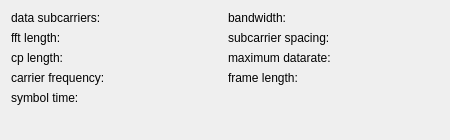
<?xml version="1.0" encoding="UTF-8"?>
<ui version="4.0">
 <class>widget_device_infoClass</class>
 <widget class="QWidget" name="widget_device_infoClass">
  <property name="geometry">
   <rect>
    <x>0</x>
    <y>0</y>
    <width>450</width>
    <height>140</height>
   </rect>
  </property>
  <property name="sizePolicy">
   <sizepolicy hsizetype="Preferred" vsizetype="Preferred">
    <horstretch>0</horstretch>
    <verstretch>0</verstretch>
   </sizepolicy>
  </property>
  <property name="minimumSize">
   <size>
    <width>450</width>
    <height>140</height>
   </size>
  </property>
  <property name="baseSize">
   <size>
    <width>450</width>
    <height>300</height>
   </size>
  </property>
  <property name="windowTitle">
   <string>Form</string>
  </property>
  <layout class="QHBoxLayout" name="horizontalLayout_2">
   <item>
    <layout class="QHBoxLayout" name="horizontalLayout">
     <item>
      <layout class="QFormLayout" name="formLayout">
       <item row="0" column="0">
        <widget class="QLabel" name="label_subcarriers">
         <property name="text">
          <string>data subcarriers:</string>
         </property>
        </widget>
       </item>
       <item row="0" column="1">
        <widget class="QLabel" name="label_subcarriers_value">
         <property name="minimumSize">
          <size>
           <width>80</width>
           <height>0</height>
          </size>
         </property>
         <property name="text">
          <string/>
         </property>
        </widget>
       </item>
       <item row="1" column="0">
        <widget class="QLabel" name="label_fft">
         <property name="text">
          <string>fft length:</string>
         </property>
        </widget>
       </item>
       <item row="1" column="1">
        <widget class="QLabel" name="label_fft_value">
         <property name="minimumSize">
          <size>
           <width>80</width>
           <height>0</height>
          </size>
         </property>
         <property name="text">
          <string/>
         </property>
        </widget>
       </item>
       <item row="2" column="0">
        <widget class="QLabel" name="label_cp">
         <property name="text">
          <string>cp length:</string>
         </property>
        </widget>
       </item>
       <item row="2" column="1">
        <widget class="QLabel" name="label_cp_value">
         <property name="minimumSize">
          <size>
           <width>80</width>
           <height>0</height>
          </size>
         </property>
         <property name="text">
          <string/>
         </property>
        </widget>
       </item>
       <item row="3" column="0">
        <widget class="QLabel" name="label_carrier_freq">
         <property name="text">
          <string>carrier frequency:</string>
         </property>
        </widget>
       </item>
       <item row="3" column="1">
        <widget class="QLabel" name="label_carrier_freq_value">
         <property name="minimumSize">
          <size>
           <width>80</width>
           <height>0</height>
          </size>
         </property>
         <property name="text">
          <string/>
         </property>
        </widget>
       </item>
       <item row="4" column="0">
        <widget class="QLabel" name="label_symbol_time">
         <property name="text">
          <string>symbol time:</string>
         </property>
        </widget>
       </item>
       <item row="4" column="1">
        <widget class="QLabel" name="label_symbol_time_value">
         <property name="minimumSize">
          <size>
           <width>80</width>
           <height>0</height>
          </size>
         </property>
         <property name="text">
          <string/>
         </property>
        </widget>
       </item>
      </layout>
     </item>
     <item>
      <layout class="QFormLayout" name="formLayout_2">
       <property name="fieldGrowthPolicy">
        <enum>QFormLayout::AllNonFixedFieldsGrow</enum>
       </property>
       <item row="0" column="0">
        <widget class="QLabel" name="label_bandwidth">
         <property name="text">
          <string>bandwidth:</string>
         </property>
        </widget>
       </item>
       <item row="0" column="1">
        <widget class="QLabel" name="label_bandwidth_value">
         <property name="minimumSize">
          <size>
           <width>80</width>
           <height>0</height>
          </size>
         </property>
         <property name="text">
          <string/>
         </property>
        </widget>
       </item>
       <item row="1" column="0">
        <widget class="QLabel" name="label_subc_bandwith">
         <property name="text">
          <string>subcarrier spacing:</string>
         </property>
        </widget>
       </item>
       <item row="1" column="1">
        <widget class="QLabel" name="label_subc_bandwith_value">
         <property name="minimumSize">
          <size>
           <width>80</width>
           <height>0</height>
          </size>
         </property>
         <property name="text">
          <string/>
         </property>
        </widget>
       </item>
       <item row="2" column="0">
        <widget class="QLabel" name="label_max_datarate">
         <property name="text">
          <string>maximum datarate:</string>
         </property>
        </widget>
       </item>
       <item row="2" column="1">
        <widget class="QLabel" name="label_max_datarate_value">
         <property name="minimumSize">
          <size>
           <width>80</width>
           <height>0</height>
          </size>
         </property>
         <property name="text">
          <string/>
         </property>
        </widget>
       </item>
       <item row="3" column="0">
        <widget class="QLabel" name="label_burst_length">
         <property name="text">
          <string>frame length:</string>
         </property>
        </widget>
       </item>
       <item row="3" column="1">
        <widget class="QLabel" name="label_burst_length_value">
         <property name="minimumSize">
          <size>
           <width>80</width>
           <height>0</height>
          </size>
         </property>
         <property name="text">
          <string/>
         </property>
        </widget>
       </item>
      </layout>
     </item>
    </layout>
   </item>
  </layout>
 </widget>
 <resources/>
 <connections/>
</ui>
